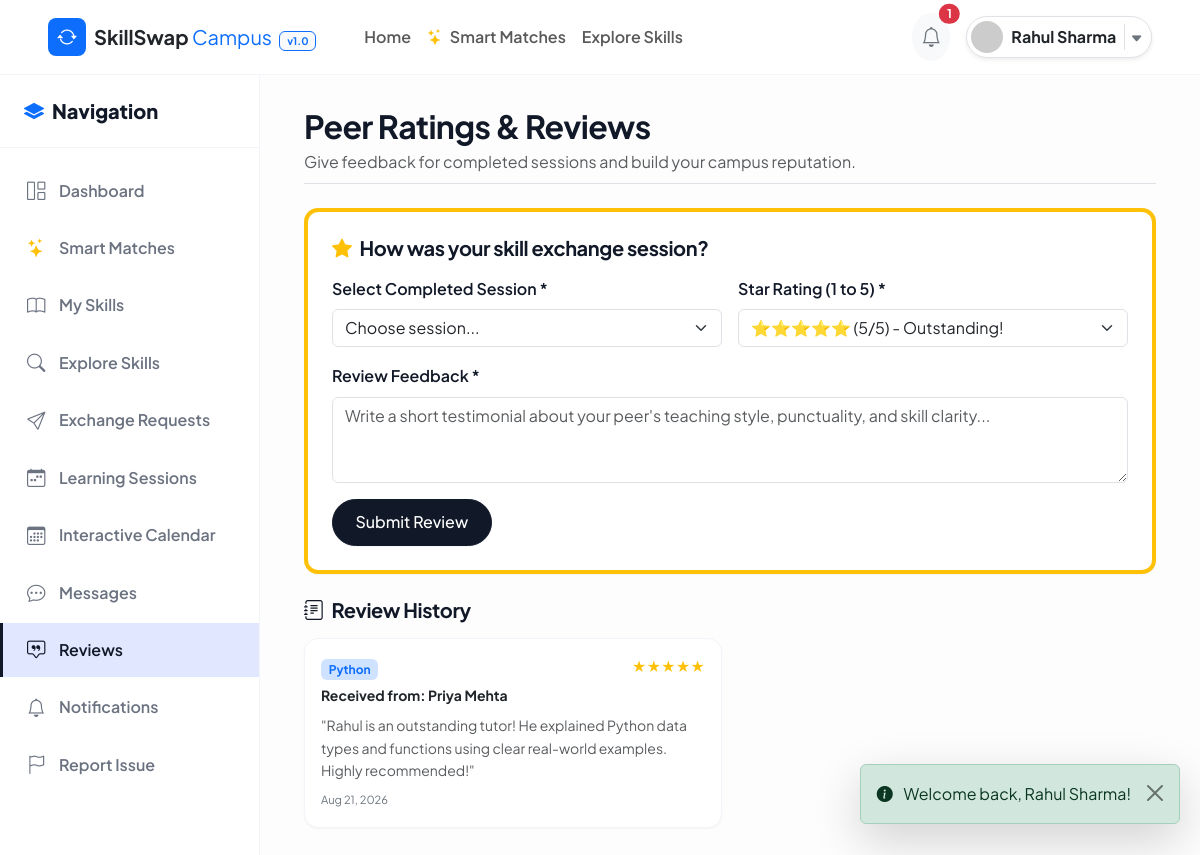
Screenshot of /student/reviews.php (signed in) with the database file from the repository.
### tables this page shows
CREATE TABLE `reviews` (
  `review_id` INT AUTO_INCREMENT PRIMARY KEY,
  `session_id` INT NOT NULL,
  `reviewer_id` INT NOT NULL,
  `reviewee_id` INT NOT NULL,
  `rating` INT NOT NULL,
  `comment` TEXT NOT NULL,
  `created_at` TIMESTAMP DEFAULT CURRENT_TIMESTAMP,
  FOREIGN KEY (`session_id`) REFERENCES `sessions` (`session_id`) ON DELETE CASCADE,
  FOREIGN KEY (`reviewer_id`) REFERENCES `users` (`user_id`) ON DELETE CASCADE,
  FOREIGN KEY (`reviewee_id`) REFERENCES `users` (`user_id`) ON DELETE CASCADE,
  CONSTRAINT `chk_rating_range` CHECK (`rating` >= 1 AND `rating` <= 5),
  UNIQUE KEY `uk_session_reviewer` (`session_id`, `reviewer_id`)
);

CREATE TABLE `skills` (
  `skill_id` INT AUTO_INCREMENT PRIMARY KEY,
  `skill_name` VARCHAR(100) NOT NULL UNIQUE,
  `category` VARCHAR(50) NOT NULL,
  `description` TEXT DEFAULT NULL,
  `created_at` TIMESTAMP DEFAULT CURRENT_TIMESTAMP
);

CREATE TABLE `users` (
  `user_id` INT AUTO_INCREMENT PRIMARY KEY,
  `name` VARCHAR(100) NOT NULL,
  `email` VARCHAR(100) NOT NULL UNIQUE,
  `password` VARCHAR(255) NOT NULL,
  `college_id` VARCHAR(50) NOT NULL UNIQUE,
  `department` VARCHAR(100) NOT NULL,
  `year` ENUM('1st Year', '2nd Year', '3rd Year', '4th Year', 'Postgraduate') NOT NULL DEFAULT '1st Year',
  `bio` TEXT DEFAULT NULL,
  `profile_image` VARCHAR(255) DEFAULT 'default-avatar.png',
  `role` ENUM('student', 'admin') NOT NULL DEFAULT 'student',
  `status` ENUM('active', 'inactive', 'suspended') NOT NULL DEFAULT 'active',
  `reputation_score` DECIMAL(5,2) NOT NULL DEFAULT 50.00,
  `created_at` TIMESTAMP DEFAULT CURRENT_TIMESTAMP,
  `updated_at` TIMESTAMP DEFAULT CURRENT_TIMESTAMP ON UPDATE CURRENT_TIMESTAMP,
  CONSTRAINT `chk_reputation_range` CHECK (`reputation_score` >= 0 AND `reputation_score` <= 100)
);

### student/reviews.php (the view, shortened to what this page needs)
<?php
$currentUserId = $_SESSION['user_id'];
$pdo = Database::getConnection();
$stmtEligible = $pdo->prepare("
    SELECT s.session_id, sk.skill_name,
           CASE WHEN s.teacher_id = :id1 THEN l.name ELSE t.name END AS partner_name
    FROM sessions s
    JOIN skills sk ON s.skill_id = sk.skill_id
    JOIN users t ON s.teacher_id = t.user_id
    JOIN users l ON s.learner_id = l.user_id
    LEFT JOIN reviews r ON s.session_id = r.session_id AND r.reviewer_id = :id2
    WHERE (s.teacher_id = :id3 OR s.learner_id = :id4) AND s.status = 'COMPLETED' AND r.review_id IS NULL
");
$stmtEligible->execute(['id1' => $currentUserId, 'id2' => $currentUserId, 'id3' => $currentUserId, 'id4' => $currentUserId]);
$eligibleSessions = $stmtEligible->fetchAll(PDO::FETCH_ASSOC);
$stmtHistory = $pdo->prepare("
    SELECT r.*,
           reviewer.name AS reviewer_name, reviewer.profile_image AS reviewer_avatar,
           reviewee.name AS reviewee_name, reviewee.profile_image AS reviewee_avatar,
           sk.skill_name
    FROM reviews r
    JOIN users reviewer ON r.reviewer_id = reviewer.user_id
    JOIN users reviewee ON r.reviewee_id = reviewee.user_id
    JOIN sessions s ON r.session_id = s.session_id
    JOIN skills sk ON s.skill_id = sk.skill_id
    WHERE r.reviewer_id = :id1 OR r.reviewee_id = :id2
    ORDER BY r.created_at DESC
");
$stmtHistory->execute(['id1' => $currentUserId, 'id2' => $currentUserId]);
$reviewsHistory = $stmtHistory->fetchAll(PDO::FETCH_ASSOC);
require_once __DIR__ . '/../includes/header.php';
require_once __DIR__ . '/../includes/navbar.php';
?>
<div class="dashboard-wrapper">
  <?php require_once __DIR__ . '/../includes/sidebar.php'; ?>
  <main class="main-content">
    <div class="container-fluid">
      <div class="d-flex flex-column flex-md-row justify-content-between align-items-md-center mb-4 pb-2 border-bottom">
        <div>
          <h2 class="fw-bold mb-1">Peer Ratings & Reviews</h2>
          <p class="text-muted mb-0">Give feedback for completed sessions and build your campus reputation.</p>
        </div>
      </div>
      <div class="card-custom p-4 mb-4 border-start border-4 border-warning">
        <h5 class="fw-bold mb-3"><i class="bi bi-star-fill text-warning me-2"></i>How was your skill exchange session?</h5>
        <?php if (empty($eligibleSessions)): ?>
          <p class="text-muted small mb-0">No pending sessions awaiting your review. Complete a session to submit a review!</p>
        <?php else: ?>
          <form method="POST" action="reviews.php">
            <div class="row g-3">
              <div class="col-md-6">
                <label for="session_id" class="form-label fw-semibold">Select Completed Session *</label>
                <select class="form-select" id="session_id" name="session_id" required>
                  <option value="" disabled selected>Choose session...</option>
                </select>
              </div>
              <div class="col-md-6">
                <label for="rating" class="form-label fw-semibold">Star Rating (1 to 5) *</label>
                <select class="form-select" id="rating" name="rating" required>
                  <option value="5" selected>⭐⭐⭐⭐⭐ (5/5) - Outstanding!</option>
                </select>
              </div>
              <div class="col-12">
                <label for="comment" class="form-label fw-semibold">Review Feedback *</label>
                <textarea class="form-control" id="comment" name="comment" rows="3" required placeholder="Write a short testimonial about your peer's teaching style, punctuality, and skill clarity..."></textarea>
              </div>
            </div>
            <button type="submit" class="btn btn-primary-custom mt-3">Submit Review</button>
          </form>
        <?php endif; ?>
      </div>
      <h5 class="fw-bold mb-3"><i class="bi bi-journal-text me-2"></i>Review History</h5>
      <?php if (empty($reviewsHistory)): ?>
        <div class="card-custom p-4 text-center text-muted">
          <p class="mb-0">No review history available.</p>
        </div>
      <?php else: ?>
        <div class="row g-3">
          <?php foreach ($reviewsHistory as $rh): ?>
          <div class="col-md-6">
            <div class="card-custom p-3">
              <div class="d-flex justify-content-between align-items-start mb-2">
                <div>
                  <span class="badge bg-primary-subtle text-primary mb-1"><?= htmlspecialchars($rh['skill_name']) ?></span>
                  <div class="fw-bold text-dark small">
                    <?= $rh['reviewer_id'] === $currentUserId ? 'Given to: ' . htmlspecialchars($rh['reviewee_name']) : 'Received from: ' . htmlspecialchars($rh['reviewer_name']) ?>
                  </div>
                </div>
                <div class="text-warning small">
                  <?= str_repeat('★', (int)$rh['rating']) ?>
                </div>
              </div>
              <p class="small text-muted mb-1">"<?= htmlspecialchars($rh['comment']) ?>"</p>
              <span class="text-secondary" style="font-size: 0.7rem;"><?= date('M d, Y', strtotime($rh['created_at'])) ?></span>
            </div>
          </div>
          <?php endforeach; ?>
        </div>
      <?php endif; ?>
    </div>
  </main>
</div>
<?php require_once __DIR__ . '/../includes/footer.php'; ?>

### assets/css/style.css (style rules this page uses)
:root { --primary: #111827; --primary-hover: #000000; --primary-light: #f3f4f6; --secondary: #4f46e5; --accent: #6366f1; --dark-bg: #030712; --dark-card: #111827; --light-bg: #fdfdfd; --surface: #ffffff; --border-color: #f1f5f9; --text-main: #111827; --text-muted: #6b7280; --text-light: #9ca3af; --success: #059669; --warning: #d97706; --danger: #dc2626; --radius-sm: 6px; --radius-md: 10px; --radius-lg: 14px; --radius-full: 9999px; --shadow-sm: 0 1px 2px rgba(0, 0, 0, 0.04); --shadow-md: 0 4px 6px -1px rgba(0, 0, 0, 0.05); --shadow-lg: 0 10px 15px -3px rgba(0, 0, 0, 0.05); --transition-fast: all 0.2s cubic-bezier(0.4, 0, 0.2, 1); --transition-normal: all 0.3s cubic-bezier(0.4, 0, 0.2, 1); }
body { font-family: 'Plus Jakarta Sans', -apple-system, BlinkMacSystemFont, "Segoe UI", Roboto, sans-serif; background-color: var(--light-bg); color: var(--text-main); min-height: 100vh; margin: 0; line-height: 1.6; }
h1, h2, h3, h4, h5, h6 { font-weight: 700; color: var(--text-main); letter-spacing: -0.02em; }
.btn-primary-custom { background: var(--primary); color: #ffffff; border: 1px solid var(--primary); padding: 0.65rem 1.4rem; border-radius: var(--radius-full); font-weight: 500; box-shadow: var(--shadow-sm); transition: var(--transition-normal); }
.card-custom { background: var(--surface); border: 1px solid var(--border-color); border-radius: var(--radius-lg); box-shadow: var(--shadow-sm); transition: var(--transition-normal); overflow: hidden; }

### assets/css/dashboard.css (style rules this page uses)
.dashboard-wrapper { display: flex; min-height: calc(100vh - 65px); position: relative; }
.main-content { flex-grow: 1; padding: 2rem; background-color: var(--light-bg); overflow-x: hidden; }

### rows the page displays
reviews: skills.skill_name "Python", reviewer.name "Priya Mehta", rating "★★★★★", comment "Rahul is an outstanding tutor! He explained Python data types and functions using clear real-world examples. Highly recommended!", created_at "Aug 21, 2026"

### other values shown
$unreadCount "1"
$userName "Rahul Sharma"
$flash['message'] "Welcome back, Rahul Sharma!"
